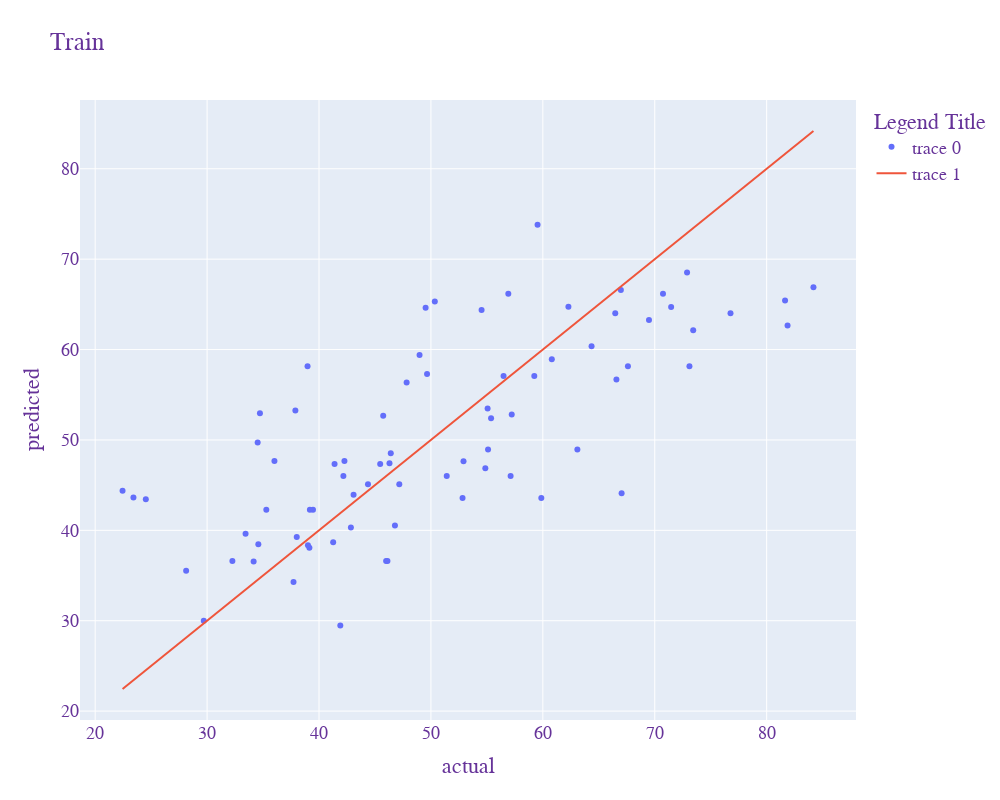
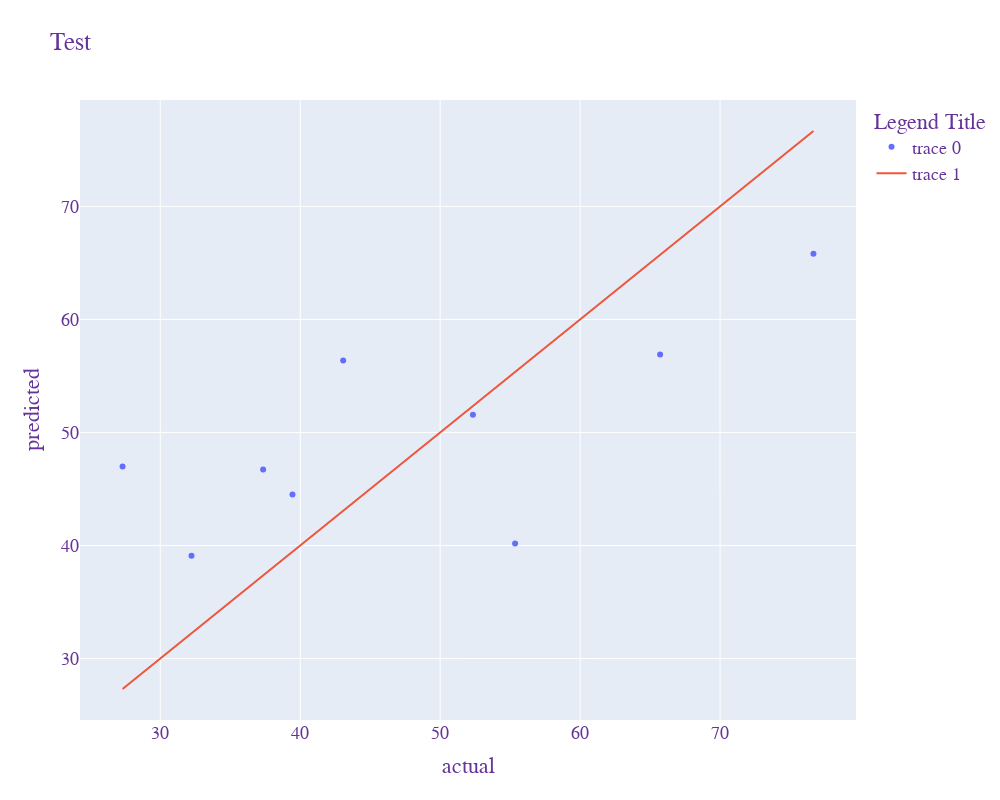
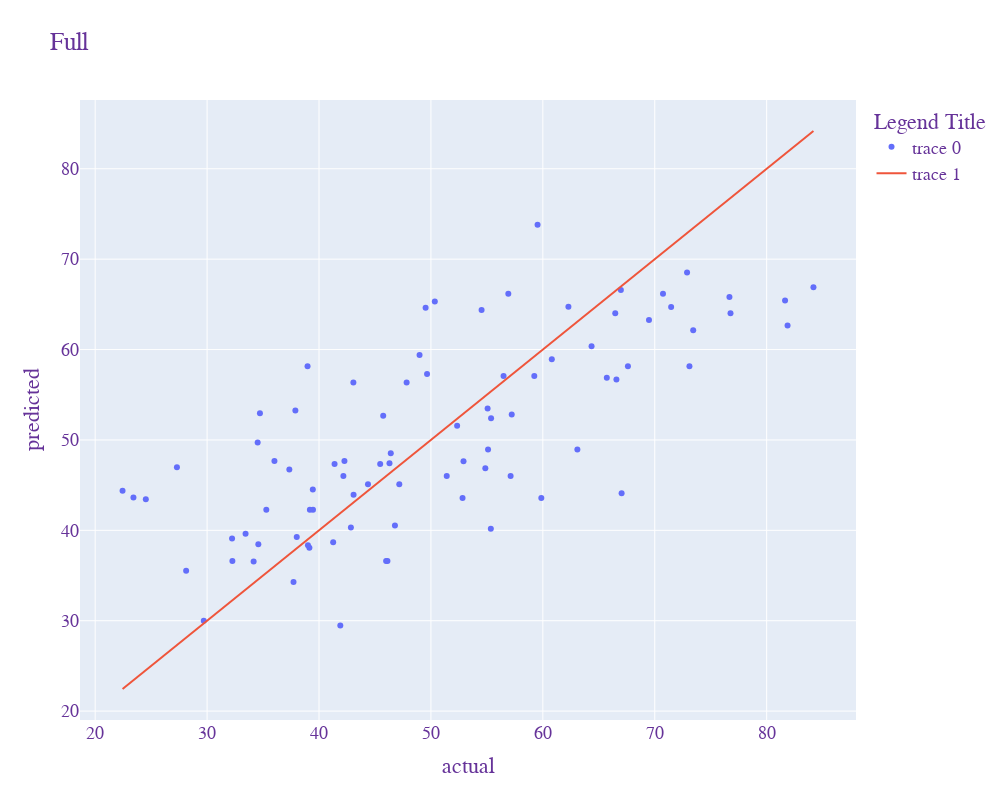
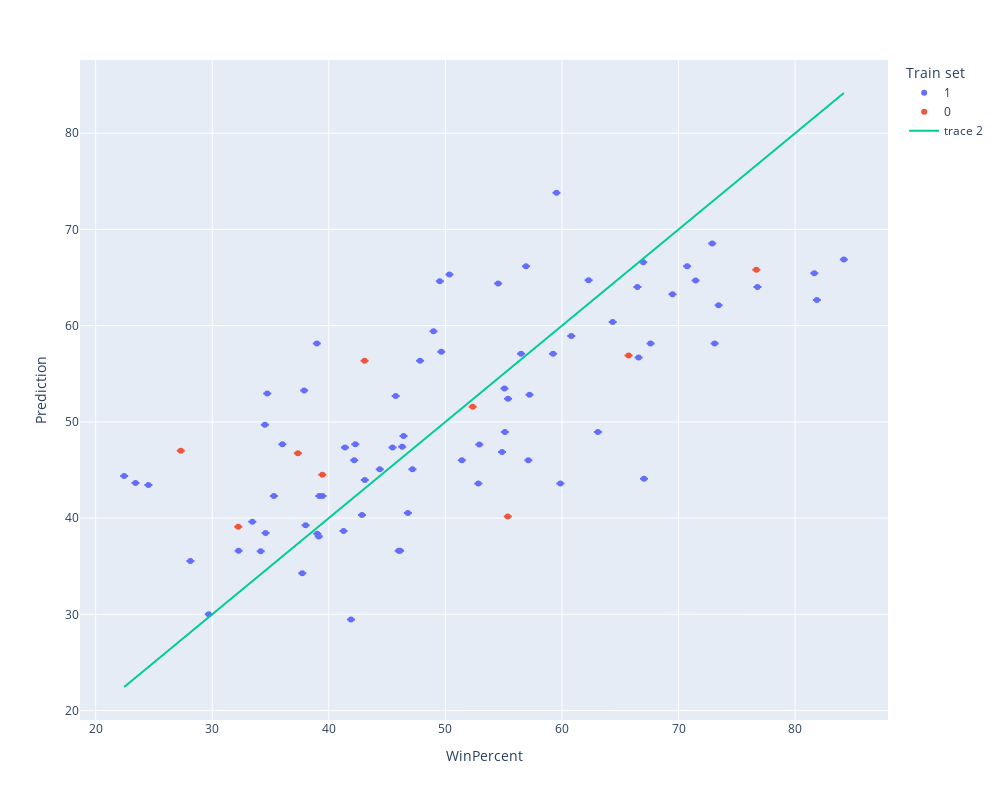

The code cell stored with these charts, in order, in its notebook:
### Code cell
lr_exp = model_pipeline.run(model_type='linear_reg')

### Figure 1 — Plotly figure (JSON) as saved in the notebook; plotly's stock layout.template omitted (floating-point values rounded to 4 significant figures)
{"data": [{"error_y": {"type": "data"}, "mode": "markers", "type": "scatter", "x": [41.39, 55.06, 73.43, 66.47, 34.16, 52.91, 38.01, 60.8, 34.52, 47.17, 81.64, 76.77, 63.09, 45.47, 41.9, 56.49, 51.41, 22.45, 49.65, 62.28, 81.87, 46.0, 34.58, 67.6, 59.53, 48.98, 39.46, 33.44, 39.19, 28.13, 56.91, 34.72, 42.85, 43.09, 45.74, 57.12, 42.27, 55.38, 38.98, 44.38, 36.02, 66.97, 50.35, 70.74, 46.12, 54.53, 24.52, 37.89, 46.41, 57.22, 39.14, 72.89, 42.18, 66.57, 64.35, 84.18, 23.42, 37.72, 55.1, 39.01, 49.52, 47.83, 32.26, 52.83, 35.29, 41.27, 67.04, 73.1, 59.24, 46.3, 71.47, 54.86, 69.48, 29.7, 46.78, 59.86], "y": [47.35, 53.47, 62.12, 64.01, 36.56, 47.64, 39.27, 58.94, 49.71, 45.09, 65.44, 64.01, 48.95, 47.35, 29.47, 57.08, 46.02, 44.38, 57.3, 64.73, 62.67, 36.6, 38.46, 58.15, 73.82, 59.41, 42.29, 39.63, 42.29, 35.53, 66.17, 52.96, 40.32, 43.95, 52.68, 46.02, 47.66, 52.39, 58.15, 45.09, 47.66, 66.58, 65.32, 66.17, 36.6, 64.38, 43.45, 53.25, 48.52, 52.82, 38.07, 68.53, 46.02, 56.68, 60.37, 66.88, 43.65, 34.27, 48.95, 38.36, 64.61, 56.36, 36.6, 43.59, 42.29, 38.67, 44.09, 58.15, 57.08, 47.41, 64.7, 46.88, 63.27, 29.99, 40.53, 43.59]}, {"mode": "lines", "type": "scatter", "x": [22.45, 84.18], "y": [22.45, 84.18]}], "layout": {"font": {"color": "RebeccaPurple", "family": "Courier New, monospace", "size": 18}, "height": 800, "legend": {"title": {"text": "Legend Title"}}, "title": {"text": "Train"}, "width": 1000, "xaxis": {"title": {"text": "actual"}}, "yaxis": {"title": {"text": "predicted"}}}}

### Figure 2 — Plotly figure (JSON) as saved in the notebook; plotly's stock layout.template omitted (floating-point values rounded to 4 significant figures)
{"data": [{"error_y": {"type": "data"}, "mode": "markers", "type": "scatter", "x": [76.67, 27.3, 37.35, 52.34, 55.35, 43.07, 32.23, 39.45, 65.72], "y": [65.81, 46.99, 46.73, 51.56, 40.17, 56.36, 39.1, 44.52, 56.89]}, {"mode": "lines", "type": "scatter", "x": [27.3, 76.67], "y": [27.3, 76.67]}], "layout": {"font": {"color": "RebeccaPurple", "family": "Courier New, monospace", "size": 18}, "height": 800, "legend": {"title": {"text": "Legend Title"}}, "title": {"text": "Test"}, "width": 1000, "xaxis": {"title": {"text": "actual"}}, "yaxis": {"title": {"text": "predicted"}}}}

### Figure 3 — Plotly figure (JSON) as saved in the notebook; plotly's stock layout.template omitted (floating-point values rounded to 4 significant figures)
{"data": [{"error_y": {"type": "data"}, "mode": "markers", "type": "scatter", "x": [66.97, 67.6, 32.26, 46.12, 52.34, 50.35, 56.91, 23.42, 38.01, 34.52, 38.98, 36.02, 24.52, 42.27, 39.46, 43.09, 39.19, 46.78, 57.12, 34.16, 51.41, 42.18, 55.38, 62.28, 56.49, 59.24, 28.13, 57.22, 76.77, 41.39, 39.14, 52.91, 71.47, 66.57, 46.41, 55.06, 73.1, 60.8, 64.35, 47.83, 54.53, 55.35, 70.74, 66.47, 22.45, 39.45, 46.3, 69.48, 37.72, 41.27, 37.35, 81.87, 84.18, 73.43, 72.89, 35.29, 65.72, 29.7, 42.85, 34.72, 63.09, 55.1, 37.89, 46.0, 76.67, 59.53, 59.86, 52.83, 67.04, 34.58, 33.44, 32.23, 27.3, 54.86, 48.98, 43.07, 45.74, 49.65, 47.17, 81.64, 45.47, 39.01, 44.38, 41.9, 49.52], "y": [66.58, 58.15, 36.6, 36.6, 51.56, 65.32, 66.17, 43.65, 39.27, 49.71, 58.15, 47.66, 43.45, 47.66, 42.29, 43.95, 42.29, 40.53, 46.02, 36.56, 46.02, 46.02, 52.39, 64.73, 57.08, 57.08, 35.53, 52.82, 64.01, 47.35, 38.07, 47.64, 64.7, 56.68, 48.52, 53.47, 58.15, 58.94, 60.37, 56.36, 64.38, 40.17, 66.17, 64.01, 44.38, 44.52, 47.41, 63.27, 34.27, 38.67, 46.73, 62.67, 66.88, 62.12, 68.53, 42.29, 56.89, 29.99, 40.32, 52.96, 48.95, 48.95, 53.25, 36.6, 65.81, 73.82, 43.59, 43.59, 44.09, 38.46, 39.63, 39.1, 46.99, 46.88, 59.41, 56.36, 52.68, 57.3, 45.09, 65.44, 47.35, 38.36, 45.09, 29.47, 64.61]}, {"mode": "lines", "type": "scatter", "x": [22.45, 84.18], "y": [22.45, 84.18]}], "layout": {"font": {"color": "RebeccaPurple", "family": "Courier New, monospace", "size": 18}, "height": 800, "legend": {"title": {"text": "Legend Title"}}, "title": {"text": "Full"}, "width": 1000, "xaxis": {"title": {"text": "actual"}}, "yaxis": {"title": {"text": "predicted"}}}}

### Figure 4 — Plotly figure (JSON) as saved in the notebook; plotly's stock layout.template omitted (floating-point values rounded to 4 significant figures; data arrays with more than 128 entries replaced by an {"elided": "..."} marker saying what was removed)
{"data": [{"customdata": {"elided": "76x14 mixed values"}, "error_y": {"array": [null, null, null, null, null, null, null, null, null, null, null, null, null, null, null, null, null, null, null, null, null, null, null, null, null, null, null, null, null, null, null, null, null, null, null, null, null, null, null, null, null, null, null, null, null, null, null, null, null, null, null, null, null, null, null, null, null, null, null, null, null, null, null, null, null, null, null, null, null, null, null, null, null, null, null, null]}, "hovertemplate": "Train set=%{customdata[13]}<br>WinPercent=%{x}<br>Prediction=%{y}<br>CandyName=%{customdata[0]}<br>Chocolate=%{customdata[1]}<br>Fruity=%{customdata[2]}<br>Caramel=%{customdata[3]}<br>PeanutyAlmondy=%{customdata[4]}<br>Nougat=%{customdata[5]}<br>CrispedRiceWafer=%{customdata[6]}<br>Hard=%{customdata[7]}<br>Bar=%{customdata[8]}<br>PluriBus=%{customdata[9]}<br>SugarPercent=%{customdata[10]}<br>PricePercent=%{customdata[11]}<br>Prediction Std=%{customdata[12]}<extra></extra>", "legendgroup": "1", "marker": {"color": "#636efa", "symbol": "circle"}, "mode": "markers", "name": "1", "orientation": "v", "showlegend": true, "type": "scatter", "x": [41.39, 55.06, 73.43, 66.47, 34.16, 52.91, 38.01, 60.8, 34.52, 47.17, 81.64, 76.77, 63.09, 45.47, 41.9, 56.49, 51.41, 22.45, 49.65, 62.28, 81.87, 46.0, 34.58, 67.6, 59.53, 48.98, 39.46, 33.44, 39.19, 28.13, 56.91, 34.72, 42.85, 43.09, 45.74, 57.12, 42.27, 55.38, 38.98, 44.38, 36.02, 66.97, 50.35, 70.74, 46.12, 54.53, 24.52, 37.89, 46.41, 57.22, 39.14, 72.89, 42.18, 66.57, 64.35, 84.18, 23.42, 37.72, 55.1, 39.01, 49.52, 47.83, 32.26, 52.83, 35.29, 41.27, 67.04, 73.1, 59.24, 46.3, 71.47, 54.86, 69.48, 29.7, 46.78, 59.86], "xaxis": "x", "y": [47.35, 53.47, 62.12, 64.01, 36.56, 47.64, 39.27, 58.94, 49.71, 45.09, 65.44, 64.01, 48.95, 47.35, 29.47, 57.08, 46.02, 44.38, 57.3, 64.73, 62.67, 36.6, 38.46, 58.15, 73.82, 59.41, 42.29, 39.63, 42.29, 35.53, 66.17, 52.96, 40.32, 43.95, 52.68, 46.02, 47.66, 52.39, 58.15, 45.09, 47.66, 66.58, 65.32, 66.17, 36.6, 64.38, 43.45, 53.25, 48.52, 52.82, 38.07, 68.53, 46.02, 56.68, 60.37, 66.88, 43.65, 34.27, 48.95, 38.36, 64.61, 56.36, 36.6, 43.59, 42.29, 38.67, 44.09, 58.15, 57.08, 47.41, 64.7, 46.88, 63.27, 29.99, 40.53, 43.59], "yaxis": "y"}, {"customdata": [["Snickers", 1, 0, 1, 1, 1, 0, 0, 1, 0, 0.546, 0.651, null, "0"], ["Super Bubble", 0, 1, 0, 0, 0, 0, 0, 0, 0, 0.162, 0.116, null, "0"], ["Red vines", 0, 1, 0, 0, 0, 0, 0, 0, 1, 0.581, 0.116, null, "0"], ["Air Heads", 0, 1, 0, 0, 0, 0, 0, 0, 0, 0.906, 0.511, null, "0"], ["Nerds", 0, 1, 0, 0, 0, 0, 1, 0, 1, 0.848, 0.325, null, "0"], ["Tootsie Roll Juniors", 1, 0, 0, 0, 0, 0, 0, 0, 0, 0.313, 0.511, null, "0"], ["Sugar Daddy", 0, 0, 1, 0, 0, 0, 0, 0, 0, 0.418, 0.325, null, "0"], ["Now & Later", 0, 1, 0, 0, 0, 0, 0, 0, 1, 0.22, 0.325, null, "0"], ["Rolo", 1, 0, 1, 0, 0, 0, 0, 0, 1, 0.86, 0.86, null, "0"]], "error_y": {"array": [null, null, null, null, null, null, null, null, null]}, "hovertemplate": "Train set=%{customdata[13]}<br>WinPercent=%{x}<br>Prediction=%{y}<br>CandyName=%{customdata[0]}<br>Chocolate=%{customdata[1]}<br>Fruity=%{customdata[2]}<br>Caramel=%{customdata[3]}<br>PeanutyAlmondy=%{customdata[4]}<br>Nougat=%{customdata[5]}<br>CrispedRiceWafer=%{customdata[6]}<br>Hard=%{customdata[7]}<br>Bar=%{customdata[8]}<br>PluriBus=%{customdata[9]}<br>SugarPercent=%{customdata[10]}<br>PricePercent=%{customdata[11]}<br>Prediction Std=%{customdata[12]}<extra></extra>", "legendgroup": "0", "marker": {"color": "#EF553B", "symbol": "circle"}, "mode": "markers", "name": "0", "orientation": "v", "showlegend": true, "type": "scatter", "x": [76.67, 27.3, 37.35, 52.34, 55.35, 43.07, 32.23, 39.45, 65.72], "xaxis": "x", "y": [65.81, 46.99, 46.73, 51.56, 40.17, 56.36, 39.1, 44.52, 56.89], "yaxis": "y"}, {"mode": "lines", "type": "scatter", "x": [22.45, 84.18], "y": [22.45, 84.18]}], "layout": {"autosize": false, "height": 800, "legend": {"title": {"text": "Train set"}, "tracegroupgap": 0}, "margin": {"t": 60}, "title": {}, "width": 1000, "xaxis": {"anchor": "y", "domain": [0, 1], "title": {"text": "WinPercent"}}, "yaxis": {"anchor": "x", "domain": [0, 1], "title": {"text": "Prediction"}}}}
